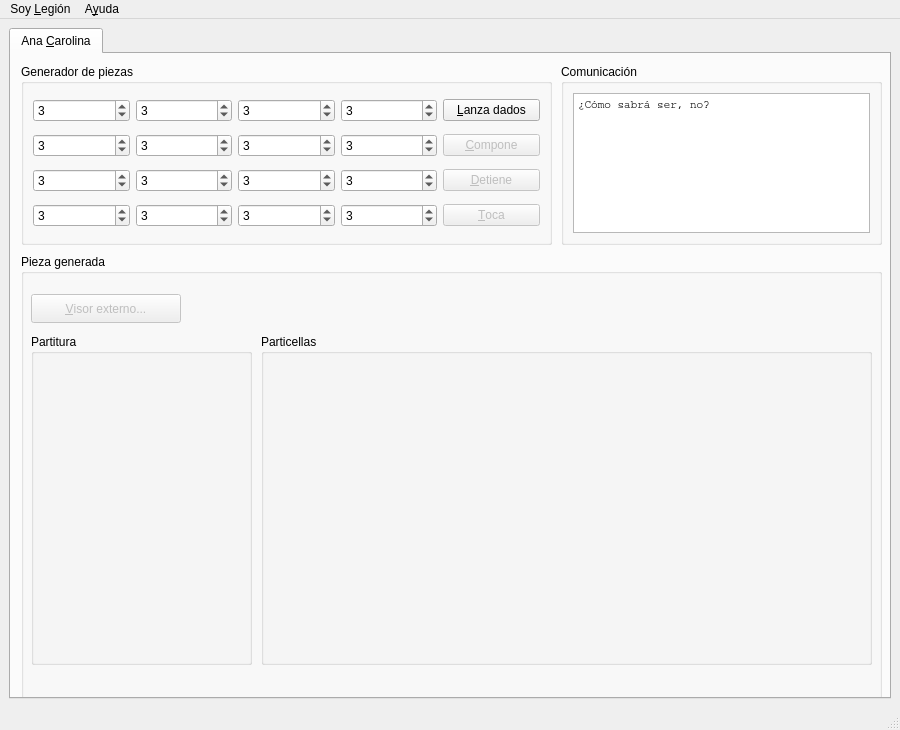
<?xml version="1.0" encoding="UTF-8"?>
<ui version="4.0">
 <class>MainWindow</class>
 <widget class="QMainWindow" name="MainWindow">
  <property name="windowModality">
   <enum>Qt::ApplicationModal</enum>
  </property>
  <property name="geometry">
   <rect>
    <x>0</x>
    <y>0</y>
    <width>900</width>
    <height>730</height>
   </rect>
  </property>
  <property name="sizePolicy">
   <sizepolicy hsizetype="Ignored" vsizetype="Ignored">
    <horstretch>0</horstretch>
    <verstretch>0</verstretch>
   </sizepolicy>
  </property>
  <property name="minimumSize">
   <size>
    <width>900</width>
    <height>730</height>
   </size>
  </property>
  <property name="maximumSize">
   <size>
    <width>900</width>
    <height>730</height>
   </size>
  </property>
  <property name="windowTitle">
   <string>Soy Legión Ana Carolina</string>
  </property>
  <property name="windowIcon">
   <iconset>
    <normaloff>recursos/soyicono.png</normaloff>recursos/soyicono.png</iconset>
  </property>
  <widget class="QWidget" name="centralwidget">
   <layout class="QGridLayout" name="gridLayout">
    <item row="0" column="0">
     <widget class="QTabWidget" name="tabSoy">
      <property name="enabled">
       <bool>true</bool>
      </property>
      <property name="sizePolicy">
       <sizepolicy hsizetype="Preferred" vsizetype="Preferred">
        <horstretch>0</horstretch>
        <verstretch>0</verstretch>
       </sizepolicy>
      </property>
      <property name="maximumSize">
       <size>
        <width>16777215</width>
        <height>775</height>
       </size>
      </property>
      <property name="tabPosition">
       <enum>QTabWidget::North</enum>
      </property>
      <property name="tabShape">
       <enum>QTabWidget::Rounded</enum>
      </property>
      <property name="currentIndex">
       <number>0</number>
      </property>
      <property name="elideMode">
       <enum>Qt::ElideNone</enum>
      </property>
      <property name="documentMode">
       <bool>false</bool>
      </property>
      <property name="tabsClosable">
       <bool>false</bool>
      </property>
      <widget class="QWidget" name="tabCaro">
       <attribute name="title">
        <string>Ana &amp;Carolina</string>
       </attribute>
       <widget class="QGroupBox" name="groupBox_dados">
        <property name="geometry">
         <rect>
          <x>10</x>
          <y>10</y>
          <width>531</width>
          <height>181</height>
         </rect>
        </property>
        <property name="title">
         <string>Generador de piezas</string>
        </property>
        <layout class="QGridLayout" name="gridLayout_2">
         <item row="0" column="0">
          <widget class="QSpinBox" name="compas_01">
           <property name="minimum">
            <number>1</number>
           </property>
           <property name="maximum">
            <number>6</number>
           </property>
           <property name="value">
            <number>3</number>
           </property>
          </widget>
         </item>
         <item row="0" column="1">
          <widget class="QSpinBox" name="compas_02">
           <property name="minimum">
            <number>1</number>
           </property>
           <property name="maximum">
            <number>6</number>
           </property>
           <property name="value">
            <number>3</number>
           </property>
          </widget>
         </item>
         <item row="0" column="2">
          <widget class="QSpinBox" name="compas_03">
           <property name="minimum">
            <number>1</number>
           </property>
           <property name="maximum">
            <number>6</number>
           </property>
           <property name="value">
            <number>3</number>
           </property>
          </widget>
         </item>
         <item row="0" column="3">
          <widget class="QSpinBox" name="compas_04">
           <property name="minimum">
            <number>1</number>
           </property>
           <property name="maximum">
            <number>6</number>
           </property>
           <property name="value">
            <number>3</number>
           </property>
          </widget>
         </item>
         <item row="1" column="0">
          <widget class="QSpinBox" name="compas_05">
           <property name="minimum">
            <number>1</number>
           </property>
           <property name="maximum">
            <number>6</number>
           </property>
           <property name="value">
            <number>3</number>
           </property>
          </widget>
         </item>
         <item row="1" column="1">
          <widget class="QSpinBox" name="compas_06">
           <property name="minimum">
            <number>1</number>
           </property>
           <property name="maximum">
            <number>6</number>
           </property>
           <property name="value">
            <number>3</number>
           </property>
          </widget>
         </item>
         <item row="1" column="2">
          <widget class="QSpinBox" name="compas_07">
           <property name="minimum">
            <number>1</number>
           </property>
           <property name="maximum">
            <number>6</number>
           </property>
           <property name="value">
            <number>3</number>
           </property>
          </widget>
         </item>
         <item row="1" column="3">
          <widget class="QSpinBox" name="compas_08">
           <property name="minimum">
            <number>1</number>
           </property>
           <property name="maximum">
            <number>6</number>
           </property>
           <property name="value">
            <number>3</number>
           </property>
          </widget>
         </item>
         <item row="2" column="0">
          <widget class="QSpinBox" name="compas_09">
           <property name="minimum">
            <number>1</number>
           </property>
           <property name="maximum">
            <number>6</number>
           </property>
           <property name="value">
            <number>3</number>
           </property>
          </widget>
         </item>
         <item row="2" column="1">
          <widget class="QSpinBox" name="compas_10">
           <property name="minimum">
            <number>1</number>
           </property>
           <property name="maximum">
            <number>6</number>
           </property>
           <property name="value">
            <number>3</number>
           </property>
          </widget>
         </item>
         <item row="2" column="2">
          <widget class="QSpinBox" name="compas_11">
           <property name="minimum">
            <number>1</number>
           </property>
           <property name="maximum">
            <number>6</number>
           </property>
           <property name="value">
            <number>3</number>
           </property>
          </widget>
         </item>
         <item row="2" column="3">
          <widget class="QSpinBox" name="compas_12">
           <property name="minimum">
            <number>1</number>
           </property>
           <property name="maximum">
            <number>6</number>
           </property>
           <property name="value">
            <number>3</number>
           </property>
          </widget>
         </item>
         <item row="3" column="0">
          <widget class="QSpinBox" name="compas_13">
           <property name="minimum">
            <number>1</number>
           </property>
           <property name="maximum">
            <number>6</number>
           </property>
           <property name="value">
            <number>3</number>
           </property>
          </widget>
         </item>
         <item row="3" column="1">
          <widget class="QSpinBox" name="compas_14">
           <property name="minimum">
            <number>1</number>
           </property>
           <property name="maximum">
            <number>6</number>
           </property>
           <property name="value">
            <number>3</number>
           </property>
          </widget>
         </item>
         <item row="3" column="2">
          <widget class="QSpinBox" name="compas_15">
           <property name="minimum">
            <number>1</number>
           </property>
           <property name="maximum">
            <number>6</number>
           </property>
           <property name="value">
            <number>3</number>
           </property>
          </widget>
         </item>
         <item row="3" column="3">
          <widget class="QSpinBox" name="compas_16">
           <property name="minimum">
            <number>1</number>
           </property>
           <property name="maximum">
            <number>6</number>
           </property>
           <property name="value">
            <number>3</number>
           </property>
          </widget>
         </item>
         <item row="0" column="4">
          <widget class="QPushButton" name="botonDados">
           <property name="text">
            <string>&amp;Lanza dados</string>
           </property>
          </widget>
         </item>
         <item row="1" column="4">
          <widget class="QPushButton" name="botonComponer">
           <property name="enabled">
            <bool>false</bool>
           </property>
           <property name="text">
            <string>&amp;Compone</string>
           </property>
          </widget>
         </item>
         <item row="2" column="4">
          <widget class="QPushButton" name="botonStop">
           <property name="enabled">
            <bool>false</bool>
           </property>
           <property name="text">
            <string>&amp;Detiene</string>
           </property>
          </widget>
         </item>
         <item row="3" column="4">
          <widget class="QPushButton" name="botonPlay">
           <property name="enabled">
            <bool>false</bool>
           </property>
           <property name="text">
            <string>&amp;Toca</string>
           </property>
          </widget>
         </item>
        </layout>
       </widget>
       <widget class="QGroupBox" name="groupBox_partitura">
        <property name="geometry">
         <rect>
          <x>10</x>
          <y>200</y>
          <width>861</width>
          <height>451</height>
         </rect>
        </property>
        <property name="title">
         <string>Pieza generada</string>
        </property>
        <widget class="QPushButton" name="botonPDF">
         <property name="enabled">
          <bool>false</bool>
         </property>
         <property name="geometry">
          <rect>
           <x>10</x>
           <y>40</y>
           <width>150</width>
           <height>29</height>
          </rect>
         </property>
         <property name="text">
          <string>&amp;Visor externo...</string>
         </property>
        </widget>
        <widget class="QGroupBox" name="groupBox">
         <property name="geometry">
          <rect>
           <x>240</x>
           <y>80</y>
           <width>611</width>
           <height>331</height>
          </rect>
         </property>
         <property name="title">
          <string>Particellas</string>
         </property>
         <widget class="QLabel" name="label_4">
          <property name="geometry">
           <rect>
            <x>410</x>
            <y>40</y>
            <width>191</width>
            <height>284</height>
           </rect>
          </property>
          <property name="text">
           <string/>
          </property>
          <property name="scaledContents">
           <bool>true</bool>
          </property>
         </widget>
         <widget class="QLabel" name="label_2">
          <property name="geometry">
           <rect>
            <x>10</x>
            <y>40</y>
            <width>191</width>
            <height>284</height>
           </rect>
          </property>
          <property name="text">
           <string/>
          </property>
          <property name="scaledContents">
           <bool>true</bool>
          </property>
         </widget>
         <widget class="QLabel" name="label_3">
          <property name="geometry">
           <rect>
            <x>210</x>
            <y>40</y>
            <width>191</width>
            <height>284</height>
           </rect>
          </property>
          <property name="text">
           <string/>
          </property>
          <property name="scaledContents">
           <bool>true</bool>
          </property>
         </widget>
        </widget>
        <widget class="QGroupBox" name="groupBox_2">
         <property name="geometry">
          <rect>
           <x>10</x>
           <y>80</y>
           <width>221</width>
           <height>331</height>
          </rect>
         </property>
         <property name="title">
          <string>Partitura</string>
         </property>
         <widget class="QLabel" name="label">
          <property name="geometry">
           <rect>
            <x>10</x>
            <y>40</y>
            <width>201</width>
            <height>284</height>
           </rect>
          </property>
          <property name="text">
           <string/>
          </property>
          <property name="scaledContents">
           <bool>true</bool>
          </property>
         </widget>
        </widget>
       </widget>
       <widget class="QGroupBox" name="groupBox_comunicacion">
        <property name="geometry">
         <rect>
          <x>550</x>
          <y>10</y>
          <width>321</width>
          <height>181</height>
         </rect>
        </property>
        <property name="title">
         <string>Comunicación</string>
        </property>
        <layout class="QGridLayout" name="gridLayout_5">
         <item row="0" column="0">
          <widget class="QPlainTextEdit" name="salidaTexto">
           <property name="font">
            <font>
             <family>Courier</family>
             <pointsize>8</pointsize>
            </font>
           </property>
           <property name="readOnly">
            <bool>true</bool>
           </property>
           <property name="plainText">
            <string comment="Hola Mundo!" extracomment="Hola">¿Cómo sabrá ser, no?</string>
           </property>
          </widget>
         </item>
        </layout>
       </widget>
      </widget>
     </widget>
    </item>
   </layout>
  </widget>
  <widget class="QMenuBar" name="menubar">
   <property name="geometry">
    <rect>
     <x>0</x>
     <y>0</y>
     <width>900</width>
     <height>30</height>
    </rect>
   </property>
   <widget class="QMenu" name="menuSoy_Legion">
    <property name="title">
     <string>Soy &amp;Legión</string>
    </property>
    <addaction name="actionVer_Plantilla"/>
    <addaction name="separator"/>
    <addaction name="action_Salir"/>
   </widget>
   <widget class="QMenu" name="menuA_yuda">
    <property name="title">
     <string>A&amp;yuda</string>
    </property>
    <addaction name="action_Ver_reglas_del_juego"/>
    <addaction name="separator"/>
    <addaction name="actionAcerca_de"/>
   </widget>
   <addaction name="menuSoy_Legion"/>
   <addaction name="menuA_yuda"/>
  </widget>
  <widget class="QStatusBar" name="statusbar"/>
  <action name="action_Salir">
   <property name="text">
    <string>&amp;Salir</string>
   </property>
   <property name="shortcut">
    <string>Ctrl+Q</string>
   </property>
  </action>
  <action name="actionAcerca_de">
   <property name="icon">
    <iconset>
     <normaloff>soyicono.png</normaloff>soyicono.png</iconset>
   </property>
   <property name="text">
    <string>A&amp;cerca de...</string>
   </property>
  </action>
  <action name="action_Ver_reglas_del_juego">
   <property name="text">
    <string>&amp;Ver reglas del juego...</string>
   </property>
  </action>
  <action name="actionVer_Plantilla">
   <property name="text">
    <string>Ver &amp;Plantilla...</string>
   </property>
  </action>
 </widget>
 <tabstops>
  <tabstop>compas_01</tabstop>
  <tabstop>compas_02</tabstop>
  <tabstop>compas_03</tabstop>
  <tabstop>compas_04</tabstop>
  <tabstop>compas_05</tabstop>
  <tabstop>compas_06</tabstop>
  <tabstop>compas_07</tabstop>
  <tabstop>compas_08</tabstop>
  <tabstop>compas_09</tabstop>
  <tabstop>compas_10</tabstop>
  <tabstop>compas_11</tabstop>
  <tabstop>compas_12</tabstop>
  <tabstop>compas_13</tabstop>
  <tabstop>compas_14</tabstop>
  <tabstop>compas_15</tabstop>
  <tabstop>compas_16</tabstop>
 </tabstops>
 <resources/>
 <connections>
  <connection>
   <sender>action_Salir</sender>
   <signal>triggered()</signal>
   <receiver>MainWindow</receiver>
   <slot>close()</slot>
   <hints>
    <hint type="sourcelabel">
     <x>-1</x>
     <y>-1</y>
    </hint>
    <hint type="destinationlabel">
     <x>466</x>
     <y>442</y>
    </hint>
   </hints>
  </connection>
 </connections>
</ui>
